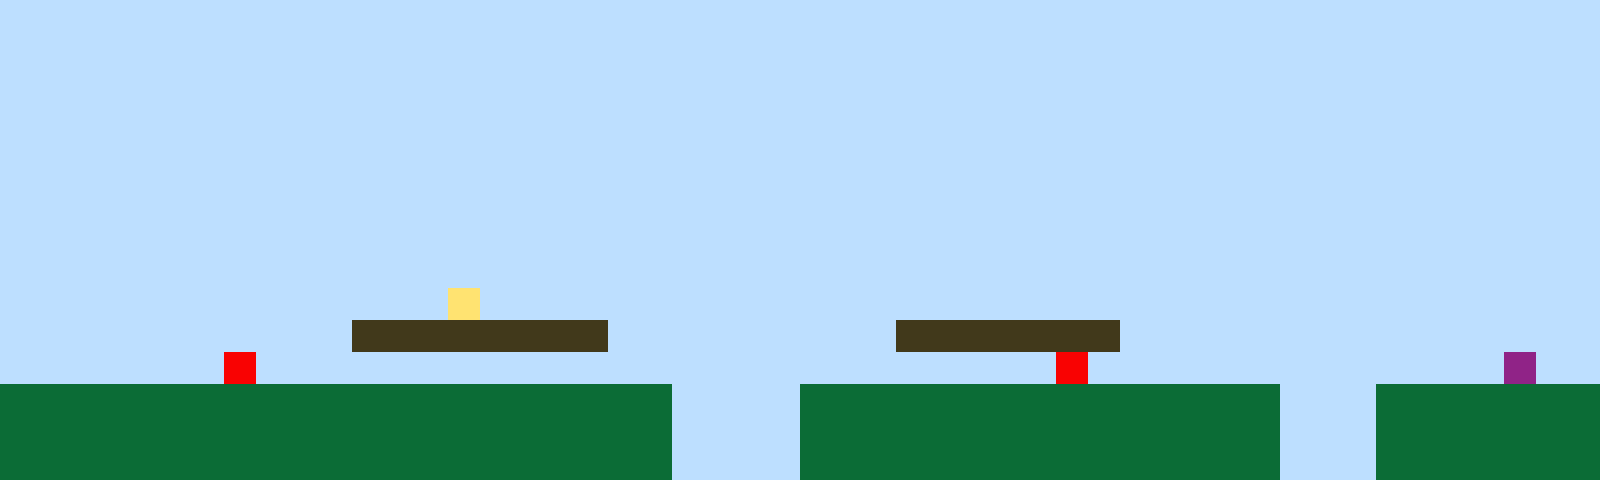

Rendered tile map (Tiled .tmx) drawn with the repository's tilesets; below, a short description and the full map source, tile grids included:
An orthogonal 50x15 tile map with 32x32 px tiles, 1 tile layer (Tile Layer 1).

<map version="1.10" tiledversion="1.11.2" orientation="orthogonal" renderorder="right-up" width="50" height="15" tilewidth="32" tileheight="32" infinite="0" nextlayerid="2" nextobjectid="1"><editorsettings><export target="map1.csv" format="csv" /></editorsettings><tileset firstgid="1" name="sprites" tilewidth="32" tileheight="32" tilecount="6" columns="3"><image source="sprites.png" width="96" height="64" /></tileset><layer id="1" name="Tile Layer 1" width="50" height="15"><data encoding="csv">1,1,1,1,1,1,1,1,1,1,1,1,1,1,1,1,1,1,1,1,1,1,1,1,1,1,1,1,1,1,1,1,1,1,1,1,1,1,1,1,1,1,1,1,1,1,1,1,1,1,1,1,1,1,1,1,1,1,1,1,1,1,1,1,1,1,1,1,1,1,1,1,1,1,1,1,1,1,1,1,1,1,1,1,1,1,1,1,1,1,1,1,1,1,1,1,1,1,1,1,1,1,1,1,1,1,1,1,1,1,1,1,1,1,1,1,1,1,1,1,1,1,1,1,1,1,1,1,1,1,1,1,1,1,1,1,1,1,1,1,1,1,1,1,1,1,1,1,1,1,1,1,1,1,1,1,1,1,1,1,1,1,1,1,1,1,1,1,1,1,1,1,1,1,1,1,1,1,1,1,1,1,1,1,1,1,1,1,1,1,1,1,1,1,1,1,1,1,1,1,1,1,1,1,1,1,1,1,1,1,1,1,1,1,1,1,1,1,1,1,1,1,1,1,1,1,1,1,1,1,1,1,1,1,1,1,1,1,1,1,1,1,1,1,1,1,1,1,1,1,1,1,1,1,1,1,1,1,1,1,1,1,1,1,1,1,1,1,1,1,1,1,1,1,1,1,1,1,1,1,1,1,1,1,1,1,1,1,1,1,1,1,1,1,1,1,1,1,1,1,1,1,1,1,1,1,1,1,1,1,1,1,1,1,1,1,1,1,1,1,1,1,1,1,1,1,1,1,1,1,1,1,1,1,1,1,1,1,1,1,1,1,1,1,1,1,1,1,1,1,1,1,1,1,1,1,1,1,1,1,1,1,1,1,1,1,1,1,1,1,1,1,1,1,1,1,1,1,1,1,1,1,1,1,1,1,1,1,1,1,1,1,1,1,1,1,1,1,1,1,1,1,1,1,1,1,1,1,1,1,1,1,1,1,1,1,1,1,1,1,1,1,1,1,1,1,1,1,1,1,1,1,1,1,1,1,1,1,1,1,1,1,1,1,1,1,1,1,1,1,1,1,1,1,1,1,1,1,1,1,1,1,1,1,4,1,1,1,1,1,1,1,1,1,1,1,1,1,1,1,1,1,1,1,1,1,1,1,1,1,1,1,1,1,1,1,1,1,1,1,1,1,1,1,1,1,1,1,1,1,1,3,3,3,3,3,3,3,3,1,1,1,1,1,1,1,1,1,3,3,3,3,3,3,3,1,1,1,1,1,1,1,1,1,1,1,1,1,1,1,1,1,1,1,1,1,1,5,1,1,1,1,1,1,1,1,1,1,1,1,1,1,1,1,1,1,1,1,1,1,1,1,1,5,1,1,1,1,1,1,1,1,1,1,1,1,1,6,1,1,2,2,2,2,2,2,2,2,2,2,2,2,2,2,2,2,2,2,2,2,2,1,1,1,1,2,2,2,2,2,2,2,2,2,2,2,2,2,2,2,1,1,1,2,2,2,2,2,2,2,2,2,2,2,2,2,2,2,2,2,2,2,2,2,2,2,2,2,2,2,2,1,1,1,1,2,2,2,2,2,2,2,2,2,2,2,2,2,2,2,1,1,1,2,2,2,2,2,2,2,2,2,2,2,2,2,2,2,2,2,2,2,2,2,2,2,2,2,2,2,2,1,1,1,1,2,2,2,2,2,2,2,2,2,2,2,2,2,2,2,1,1,1,2,2,2,2,2,2,2</data></layer></map>
